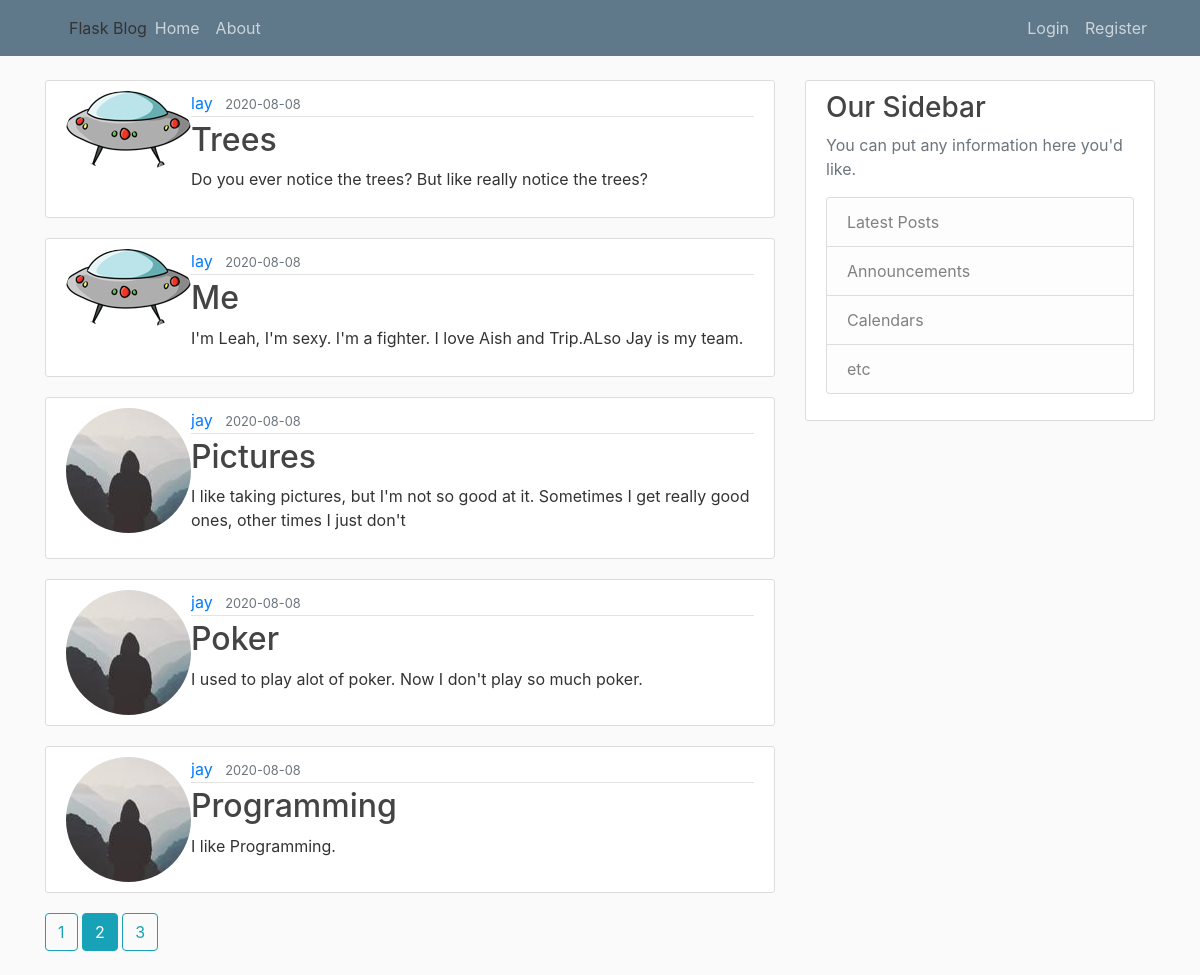
The page /home?page=2 on the database its author committed.
### flaskblog/models.py (models this page shows, shortened)
class Post(db.Model):
    id = db.Column(db.Integer, primary_key=True)
    title = db.Column(db.String(100), nullable=False)
    date_posted = db.Column(db.DateTime,
                            nullable=False,
                            default=datetime.utcnow)
    content = db.Column(db.Text, nullable=False)
    user_id = db.Column(db.Integer, db.ForeignKey('user.id'), nullable=False)

class User(db.Model, UserMixin):
    id = db.Column(db.Integer, primary_key=True)
    username = db.Column(db.String(20), unique=True, nullable=False)
    email = db.Column(db.String(120), unique=True, nullable=False)
    image_file = db.Column(db.String(20),
                           nullable=False,
                           default='default.jpg')
    password = db.Column(db.String(60), nullable=False)
    posts = db.relationship('Post', backref='author', lazy=True)

### flaskblog/main/routes.py (the view)
@main.route("/")
@main.route("/home")
def home():
    page = request.args.get('page', 1, type=int)
    posts = Post.query.order_by(Post.date_posted.desc())\
                        .paginate(page=page, per_page=5)
    return render_template("home.html", posts=posts)

### flaskblog/templates/home.html
{% extends "layout.html" %}
{% block content %}
    {% for post in posts.items %}
        <article class="media content-section">
            <img class="rounded-circle articl-img" src="{{ url_for('static', filename='profile_pics/' + post.author.image_file) }}">
            <div class="media-body">
                <div class="article-metadata">
                    <a class="mr-2" href="{{ url_for('users.user_posts', username=post.author.username) }}">{{ post.author.username }}</a>
                    <small class="text-muted">{{ post.date_posted.strftime('%Y-%m-%d') }}</small>
                </div>
                <h2><a class="article-title" href="{{ url_for('posts.post', post_id=post.id) }}">{{ post.title }}</a></h2>
                <p class="article-content">{{ post.content }}</p>
            </div>
        </article>
    {% endfor %}
    {% for page_num in posts.iter_pages(left_edge=1, right_edge=1, left_current=1, right_current=2) %}
        {% if page_num %}
            {% if posts.page == page_num %}
                <a class="btn btn-info mb-4" href="{{ url_for('main.home', page=page_num) }}">{{ page_num }}</a>
            {% else %}
                <a class="btn btn-outline-info mb-4" href="{{ url_for('main.home', page=page_num) }}">{{ page_num }}</a>
            {% endif %}
        {% else %}
            ...
        {% endif %}
    {% endfor %}
{% endblock content %}

### flaskblog/static/main.css (style rules this page uses)
body { background: #fafafa; color: #333333; margin-top: 5rem; }
h1, h2, h3, h4, h5, h6 { color: #444444; }
.content-section { background: #ffffff; padding: 10px 20px; border: 1px solid #dddddd; border-radius: 3px; margin-bottom: 20px; }
.article-title { color: #444444; }
.article-content { white-space: pre-line; }
.article-metadata { padding-bottom: 1px; margin-bottom: 4px; border-bottom: 1px solid #e3e3e3 }

### rows shown on the page
Post: image_file (picture), author.username "lay", date_posted "2020-08-08", title "Trees", content "Do you ever notice the trees? But like really notice the trees?"
Post: image_file (picture), author.username "lay", date_posted "2020-08-08", title "Me", content "I'm Leah, I'm sexy. I'm a fighter. I love Aish and Trip.ALso Jay is my team."
Post: image_file (picture), author.username "jay", date_posted "2020-08-08", title "Pictures", content "I like taking pictures, but I'm not so good at it. Sometimes I get really good ones, other times I just don't"
Post: image_file (picture), author.username "jay", date_posted "2020-08-08", title "Poker", content "I used to play alot of poker. Now I don't play so much poker."
Post: image_file (picture), author.username "jay", date_posted "2020-08-08", title "Programming", content "I like Programming."

### other values the page prints
{{ page_num }} "1" "3"
{{ page_num }} "2"
